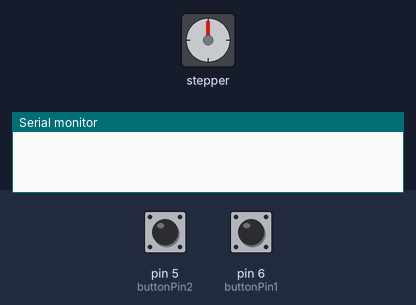
Bench run of a sketch on a simulated Arduino Uno, built with avr-gcc and run on an emulated ATmega328P. Parts: stepper motor, the last lines printed to the serial monitor. Wiring (inferred from the names in the program): stepper motor driver (200 steps per turn assumed): step pin 9; direction pin 8. The test bench sets the inputs (shaded band); at power-on: pin 6 (buttonPin1) HIGH, pin 5 (buttonPin2) HIGH. At 5.0 s the program stops and its outputs stay as they are.

Above: at 1.8 s.
1.9 s: pin 6 (buttonPin1) pulled LOW for 0.15 s
At 2.6 s:
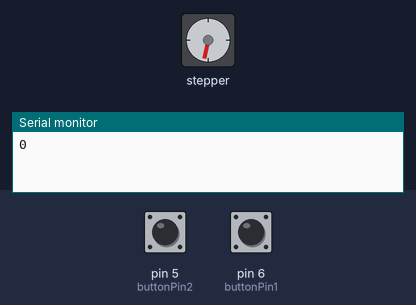
5.0 s: pin 5 (buttonPin2) pulled LOW for 0.15 s
At 6.2 s:
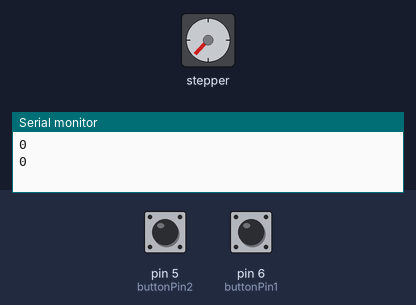
Timing chart, 0 to 6.5 s (numbered marks = the images above; inputs shaded):
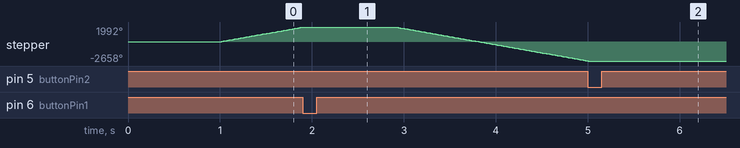

The sketch:

calibrationTest.ino
```cpp
// Calibration button pins
#define buttonPin1 6
#define buttonPin2 5
// Stepper pins
#define dirPinM1 8
#define stepPinM1 9
// Motor positions [initial final]
int steps[2] = {0, 0};
// Motor movement variables
int x;
int motorDistance = 3000;
int motorSpeed = 400; // Lower is faster

void setup() {
  Serial.begin(9600);
  pinMode(stepPinM1, OUTPUT);  // set Pin9 as PUL
  pinMode(dirPinM1, OUTPUT);   // set Pin8 as DIR
  // initialize the pushbutton pin as an input:
  pinMode(buttonPin1, INPUT_PULLUP);
  pinMode(buttonPin2, INPUT_PULLUP);
}
void loop() {
  digitalWrite(dirPinM1, LOW);
  while (!digitalRead(buttonPin1)) {
    digitalWrite(stepPinM1, HIGH);
    delayMicroseconds(motorSpeed);
    digitalWrite(stepPinM1, LOW);
    delayMicroseconds(motorSpeed);
  }
  delay(1000);
// Slowly move away from switch until switch is open
  digitalWrite(dirPinM1, HIGH);
  while (digitalRead(buttonPin1)) {
    digitalWrite(stepPinM1, HIGH);
    delayMicroseconds(motorSpeed);
    digitalWrite(stepPinM1, LOW);
    delayMicroseconds(motorSpeed);
  }
  steps[0] = 0;
  Serial.println(steps[0]);
  // delay(1000);
// Moves in opposite direction to find max travel distance
  digitalWrite(dirPinM1, HIGH);
  while (!digitalRead(buttonPin2)) {
    digitalWrite(stepPinM1, HIGH);
    delayMicroseconds(motorSpeed);
    digitalWrite(stepPinM1, LOW);
    delayMicroseconds(motorSpeed);
    steps[1]++;
  }
  delay(1000);
// Slowly move away from switch until switch is open
  digitalWrite(dirPinM1, LOW);
  while (digitalRead(buttonPin2)) {
    digitalWrite(stepPinM1, HIGH);
    delayMicroseconds(motorSpeed);
    digitalWrite(stepPinM1, LOW);
    delayMicroseconds(motorSpeed);
  }
  Serial.println(steps[1]);
  while(1){
    digitalWrite(stepPinM1, HIGH);
  }
}

void calibrateHomeMinMax(){

}
```
